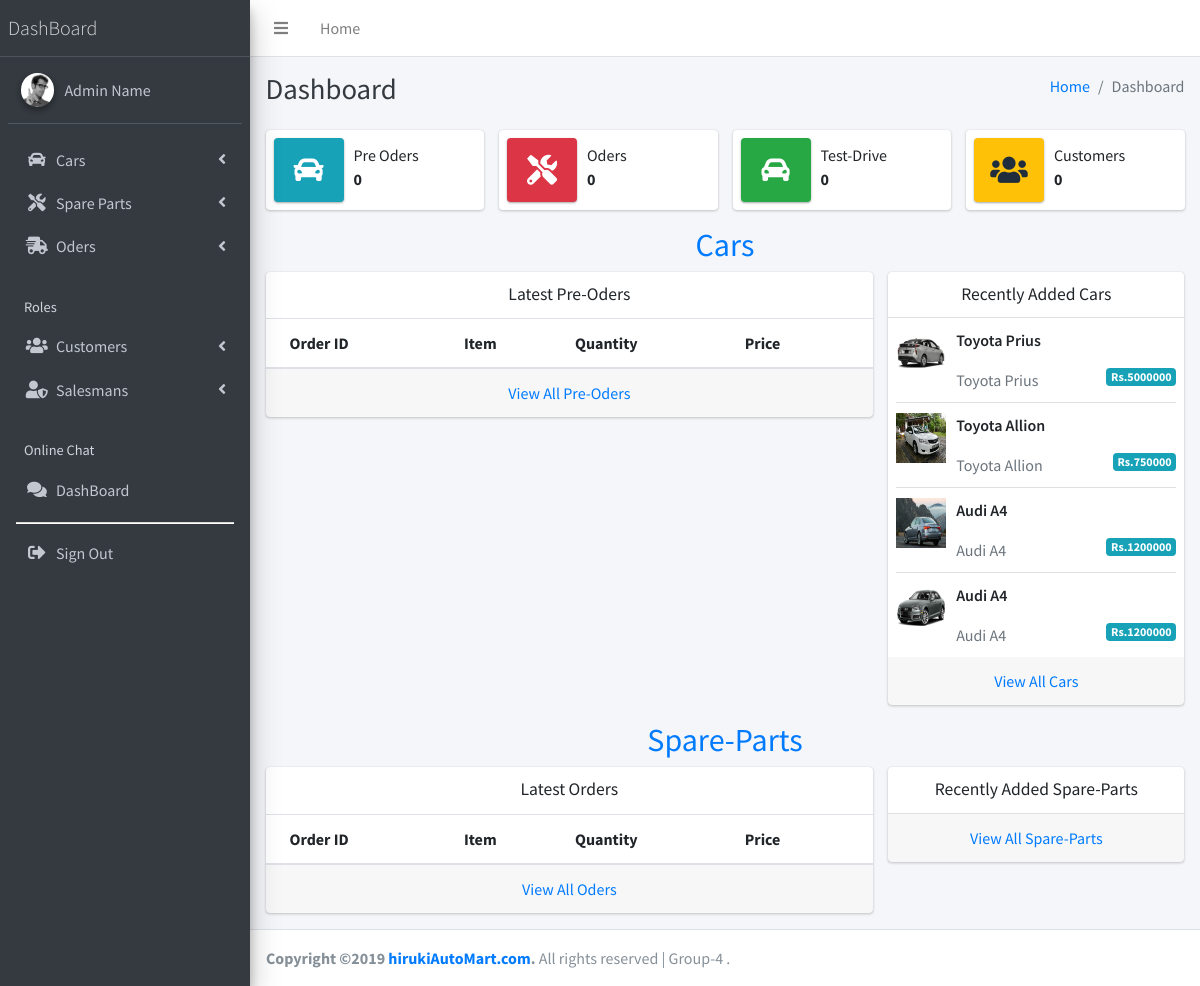
Page /admin/dist/index.php on the committed database.
### tables this page shows
CREATE TABLE `car` (
  `carID` int(20) NOT NULL,
  `name` varchar(40) NOT NULL,
  `colour` varchar(20) NOT NULL,
  `brand` varchar(30) NOT NULL,
  `price` int(14) NOT NULL,
  `PreOderPrice` int(10) NOT NULL,
  `isAvailable` int(5) NOT NULL DEFAULT '1',
  `carYear` int(7) NOT NULL,
  `fuelType` varchar(20) NOT NULL,
  `milege` varchar(20) NOT NULL,
  `period` int(10) NOT NULL,
  `img1` varchar(250) NOT NULL,
  `img2` varchar(250) NOT NULL,
  `img3` varchar(250) NOT NULL,
  `img4` varchar(250) NOT NULL,
  `disc` varchar(250) NOT NULL,
  `transmition` varchar(20) NOT NULL,
  `con` varchar(10) NOT NULL
);

### admin/dist/index.php (the view, shortened to what this page needs)
<?php include_once("../includes/DbConn.php");
?>
<!DOCTYPE html>
<html lang="en">
<head>
  <link rel="stylesheet" href="plugins/fontawesome-free/css/all.min.css">
  <link rel="stylesheet" href="dist/css/adminlte.min.css">
</head>
<body class="hold-transition sidebar-mini layout-fixed layout-navbar-fixed layout-footer-fixed">
  <div class="wrapper">
    <nav class="main-header navbar navbar-expand navbar-white navbar-light">
      <ul class="navbar-nav">
        <li class="nav-item">
          <a class="nav-link" data-widget="pushmenu" data-auto-collapse-size="997" href="#"><i class="fas fa-bars"></i></a>
        </li>
        <li class="nav-item d-none d-sm-inline-block">
          <a href="Dashboard.php" class="nav-link">Home</a>
        </li>
      </ul>
    </nav>
    <aside class="main-sidebar sidebar-dark-primary elevation-4">
      <a href="../Dashboard.php" class="brand-link">
        <span class="brand-text font-weight-light">DashBoard</span>
      </a>
      <div class="sidebar">
        <div class="user-panel mt-3 pb-3 mb-3 d-flex">
          <div class="image">
            <img src="dist/img/user2-160x160.jpg" class="img-circle elevation-2" alt="User Image">
          </div>
          <div class="info">
            <a href="#" class="d-block">Admin Name</a>
          </div>
        </div>
        <nav class="mt-2">
          <ul class="nav nav-pills nav-sidebar flex-column" data-widget="treeview" role="menu" data-accordion="false">
            <li class="nav-item has-treeview">
              <a href="#" class="nav-link">
                <i class="nav-icon fas fa-car"></i>
                <p>
                  Cars
                  <i class="fas fa-angle-left right"></i>
                </p>
              </a>
            </li>
            <li class="nav-item has-treeview">
              <a href="#" class="nav-link">
                <i class="nav-icon fas fa-tools"></i>
                <p>
                  Spare Parts
                  <i class="fas fa-angle-left right"></i>
                </p>
              </a>
            </li>
            <li class="nav-item has-treeview">
              <a href="#" class="nav-link">
                <i class="nav-icon fas fa-shipping-fast"></i>
                <p>
                  Oders
                  <i class="fas fa-angle-left right"></i>
                </p>
              </a>
            </li>
            <li class="nav-header">Roles</li>
            <li class="nav-item has-treeview">
              <a href="#" class="nav-link">
                <i class="nav-icon fas fa-users"></i>
                <p>
                  Customers
                  <i class="fas fa-angle-left right"></i>
                </p>
              </a>
            </li>
            <li class="nav-item has-treeview">
              <a href="#" class="nav-link">
                <i class="nav-icon fas fa-user-shield"></i>
                <p>
                  Salesmans
                  <i class="fas fa-angle-left right"></i>
                </p>
              </a>
            </li>
            <li class="nav-header">Online Chat</li>
            <li class="nav-item">
              <a href="https://dashboard.tawk.to" class="nav-link">
                <i class="nav-icon fas fa-comments"></i>
                <p>
                  DashBoard
                </p>
              </a>
            </li>
            <li class="divider" style="height: 2px;
          margin: 9px 8px;
          overflow: hidden;
          background-color:
          #dbdada;
          border-bottom: 1px solid
          #ffffff;"></li>
            <li class="nav-item">
              <a href="https://dashboard.tawk.to" class="nav-link">
                <i class="nav-icon fas fa-sign-out-alt"></i>
                <p>
                  Sign Out
                </p>
              </a>
            </li>
          </ul>
        </nav>
      </div>
    </aside>
    <div class="content-wrapper">
      <div class="content-header">
        <div class="container-fluid">
          <div class="row mb-2">
            <div class="col-sm-6">
              <h1 class="m-0 text-dark">Dashboard</h1>
            </div>
            <div class="col-sm-6">
              <ol class="breadcrumb float-sm-right">
                <li class="breadcrumb-item"><a href="#">Home</a></li>
                <li class="breadcrumb-item active">Dashboard</li>
              </ol>
            </div>
          </div>
        </div>
      </div>
      <section class="content">
        <div class="container-fluid">
          <div class="row">
            <div class="col-12 col-sm-6 col-md-3">
              <div class="info-box">
                <span class="info-box-icon bg-info elevation-1"><i class="fas fa-car"></i></span>
                <div class="info-box-content">
                  <span class="info-box-text">Pre Oders</span>
                  <span class="info-box-number">
                    <?php
                    $query = "SELECT COUNT('oderID') AS val from oder";
                    $result = mysqli_query($conn, $query);
                    while ($row = mysqli_fetch_assoc($result)) {
                      echo $row['val'];
                    }
                    ?>
                  </span>
                </div>
              </div>
            </div>
            <div class="col-12 col-sm-6 col-md-3">
              <div class="info-box mb-3">
                <span class="info-box-icon bg-danger elevation-1"><i class="fas fa-tools"></i></span>
                <div class="info-box-content">
                  <span class="info-box-text">Oders</span>
                  <span class="info-box-number">
                    <?php
                    $query = "SELECT COUNT('preoderID') AS val from preoder";
                    $result = mysqli_query($conn, $query);
                    while ($row = mysqli_fetch_assoc($result)) {
                      echo $row['val'];
                    }
                    ?>
                  </span>
                </div>
              </div>
            </div>
            <div class="col-12 col-sm-6 col-md-3">
              <div class="info-box mb-3">
                <span class="info-box-icon bg-success elevation-1"><i class="fas fa-car-alt"></i></span>
                <div class="info-box-content">
                  <span class="info-box-text">Test-Drive</span>
                  <span class="info-box-number">
                    <?php
                    $query = "SELECT COUNT('tdriveID') AS val from testdrive";
                    $result = mysqli_query($conn, $query);
                    while ($row = mysqli_fetch_assoc($result)) {
                      echo $row['val'];
                    }
                    ?>
                  </span>
                </div>
              </div>
            </div>
            <div class="col-12 col-sm-6 col-md-3">
              <div class="info-box mb-3">
                <span class="info-box-icon bg-warning elevation-1"><i class="fas fa-users"></i></span>
                <div class="info-box-content">
                  <span class="info-box-text">Customers</span>
                  <span class="info-box-number">
                    <?php
                    $query = "SELECT COUNT('custID') AS val from customer";
                    $result = mysqli_query($conn, $query);
                    while ($row = mysqli_fetch_assoc($result)) {
                      echo $row['val'];
                    }
                    ?>
                  </span>
                </div>
              </div>
            </div>
          </div>
          <div class="container text-center">
            <h2 style="color: #007bff;">Cars</h2>
          </div>
          <div class="row">
            <div class="col-md-8">
              <div class="card">
                <div class="card-header border-transparent">
                  <h3 class="card-title text-center">
                    Latest Pre-Oders
                  </h3>
                </div>
                <div class="card-body p-0">
                  <div class="table-responsive">
                    <table class="table m-0">
                      <thead>
                        <tr>
                          <th>Order ID</th>
                          <th>Item</th>
                          <th>Quantity</th>
                          <th>Price</th>
                        </tr>
                      </thead>
                    </table>
                  </div>
                </div>
                <div class="card-footer text-center">
                  <a href="webPages/sparePartsOders.php">View All Pre-Oders</a>
                </div>
              </div>
            </div>
            <div class="col-md-4">
              <div class="card">
                <div class="card-header">
                  <h3 class="card-title  text-center">Recently Added Cars</h3>
                </div>
                <div class="card-body p-0">
                  <ul class="products-list product-list-in-card pl-2 pr-2">
                    <?php
                    $query = "select name,disc,img1,price from car order by carID desc limit 4";
                    $result = mysqli_query($conn, $query);
                    while ($row = mysqli_fetch_assoc($result)) {
                      echo '<li class="item">';
                      echo '<div class="product-img">';
                      echo '<img src=' . $row['img1'] . ' alt="Product Image" class="img-size-50">';
                      echo '</div>';
                      echo '<div class="product-info">';
                      echo '<p class="product-title">' . $row['name'] . '</p>';
                      echo '<span class="badge badge-info float-right">Rs.' . $row['price'] . '</span></a>';
                      echo '<span class="product-description">';
                      echo $row['disc'];
                      echo '</span>';
                      echo '</div>';
                      echo '</li>';
                    }
                    ?>
                  </ul>
                </div>
                <div class="card-footer text-center">
                  <a href="webPages/viewCars.php" class="uppercase">View All Cars</a>
                </div>
              </div>
            </div>
          </div>
          <div class="container text-center">
            <h2 style="color: #007bff;">Spare-Parts</h2>
          </div>
          <div class="row">
            <div class="col-md-8">
              <div class="card">
                <div class="card-header border-transparent">
                  <h3 class="card-title text-center">Latest Orders</h3>
                </div>
                <div class="card-body p-0">
                  <div class="table-responsive">
                    <table class="table m-0">
                      <thead>
                        <tr>
                          <th>Order ID</th>
                          <th>Item</th>
                          <th>Quantity</th>
                          <th>Price</th>
                        </tr>
                      </thead>
                    </table>
                  </div>
                </div>
                <div class="card-footer text-center">
                  <a href="webPages/sparePartsOders.php">View All Oders</a>
                </div>
              </div>
            </div>
            <div class="col-md-4">
              <div class="card">
                <div class="card-header">
                  <h3 class="card-title text-center">Recently Added Spare-Parts</h3>
                </div>
                <div class="card-footer text-center">
                  <a href="webpages/viewSpareParts.php">View All Spare-Parts</a>
                </div>
              </div>
            </div>
          </div>
        </div>
    </div>
    <footer class="main-footer">
      <strong>Copyright &copy;2019 <a href="http://hirukiAutoMart.com">hirukiAutoMart.com</a>.</strong>
      All rights reserved | Group-4 .
    </footer>
  </div>
</body>
</html>

### rows in the picture
car: img1 (picture), name "Toyota Prius", price "5000000", disc "Toyota Prius"
car: img1 (picture), name "Toyota Allion", price "750000", disc "Toyota Allion"
car: img1 (picture), name "Audi A4", price "1200000", disc "Audi A4"
car: img1 (picture), name "Audi A4", price "1200000", disc "Audi A4"

### other values in the picture
$row['val'] "0"
